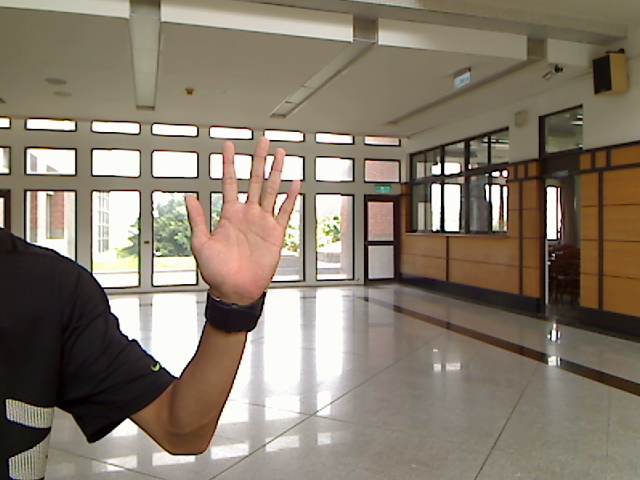
#> input picture w6/data/data1_10.bmp, 640 x 480 px
$ jupyter execute --allow-errors run.ipynb   (shell and % lines are left out)
#> lines starting #> are read from the running program, lines starting #| are printed output that depends on the picture; after the words box and inside, x2 and y2 are one past the last pixel; in counts of white or black regions, pixels touching at a corner belong together; long printed decimals are rounded
[cell 1]
import cv2
import numpy as np
import matplotlib.pyplot as plt
img = cv2.imread("data/data1_10.bmp")
#> img is the input picture: shape (480, 640, 3); mean B, G, R 108.4, 123.4, 134.5
mask = cv2.imread("data/mask1_10.bmp",0)
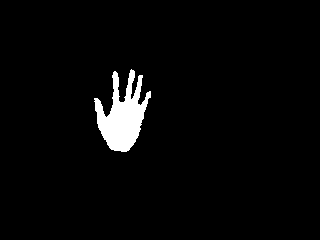
#> input picture w6/data/mask1_10.bmp, 320 x 240 px
#> mask: shape (240, 320); 3.1% white; 1 white region, box (x1, y1, x2, y2) and area: (94, 69, 151, 152) 2410
_maxH, _maxW = max(img.shape[0], mask.shape[0]), max(img.shape[1], mask.shape[1])

img = cv2.resize(img, (_maxW, _maxH), interpolation = cv2.INTER_AREA)
mask = cv2.resize(mask, (_maxW, _maxH), interpolation = cv2.INTER_AREA)
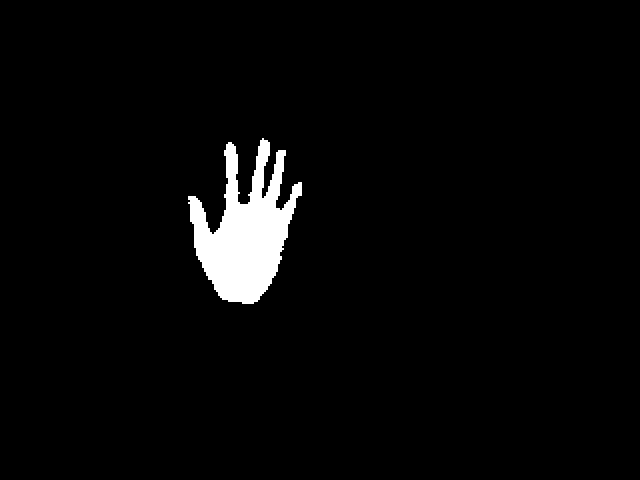
#> mask: shape (480, 640); 3.1% white; 1 white region, box (x1, y1, x2, y2) and area: (188, 138, 302, 304) 9640


img_masked = cv2.bitwise_and(img,img,mask = mask)
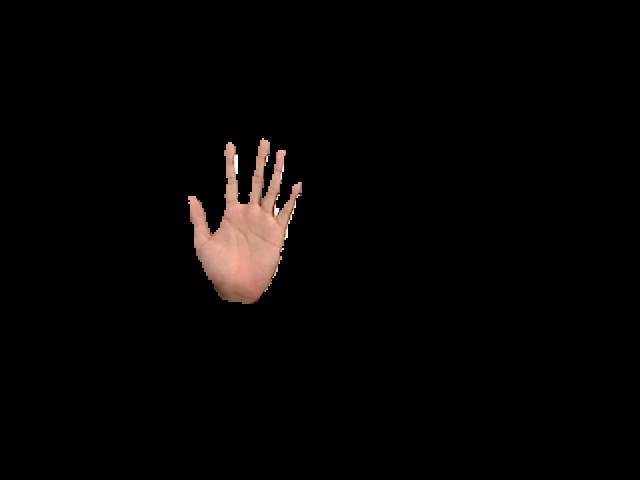
#> img_masked: shape (480, 640, 3); mean B, G, R 4, 4.6, 6.3

imgYCC = cv2.cvtColor(img, cv2.COLOR_BGR2YCR_CB)
#> imgYCC: shape (480, 640, 3); mean of channels 0, 1, 2 125, 134.8, 118.7
imgY = imgYCC[:,:,0]
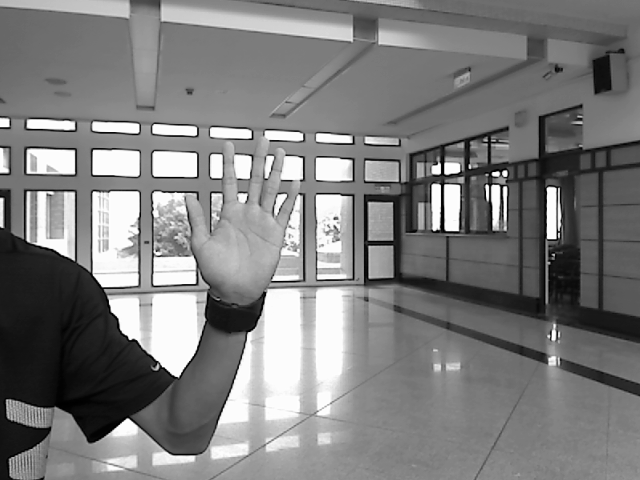
#> imgY: shape (480, 640); min 0, max 254, mean 125
imgCR = imgYCC[:,:,1]
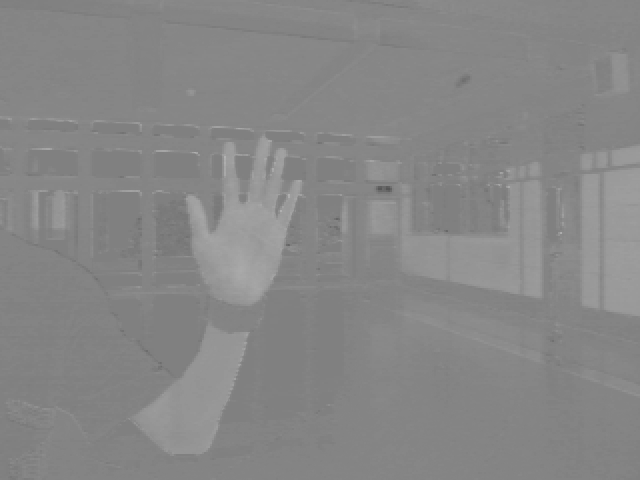
#> imgCR: shape (480, 640); min 85, max 179, mean 134.8
imgCB = imgYCC[:,:,2]
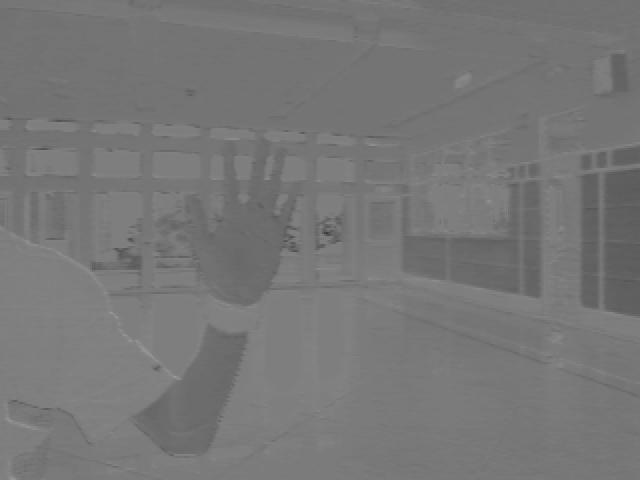
#> imgCB: shape (480, 640); min 61, max 155, mean 118.7


mask = mask/255.0
mask_ct = np.unique(mask, return_counts=True)
#> mask_ct = ([0, 1], [297560, 9640])

print(mask_ct[0])
#| [0. 1.]
p_S = mask_ct[1][0] / mask_ct[1].sum()
#> p_S = 0.969
p_NS = mask_ct[1][1] / mask_ct[1].sum()
#> p_NS = 0.0314


print(p_S, p_NS)
#| 0.9686 0.03138

[cell 2]
# count freq

img_CRCB = imgYCC[:,:,1:]
img_CRCB_2d = np.reshape(img_CRCB,(img_CRCB.shape[0]*img_CRCB.shape[1],2))
#> img_CRCB_2d = 307200 pairs, first value 85 to 179, second value 61 to 155
color, ct = np.unique(img_CRCB_2d, axis=0, return_counts=True)
#> color = 1756 pairs, first value 85 to 179, second value 61 to 155; ct = 1756 values, max 18149 at index 807, min 1 at index 3, mean 174.9
idx2d_1d = [x+y*255 for y,x in color]
#> idx2d_1d = 1756 values from 21804 to 45757

heatmap = np.zeros((255,255))
np.put(heatmap, idx2d_1d, ct)
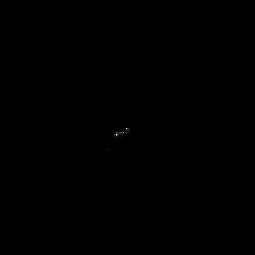
#> heatmap: shape (255, 255) float64; min 0, max 18149, mean 4.7; drawn with min black and max white
heatmap

#> (a cell that did not finish here is left out)

[cell 4]
idx2d_1d = [x+y*255 for y,x in [[2,1]]]
heatmap = np.zeros((255,255))
np.put(heatmap, idx2d_1d, ct)
#> heatmap: shape (255, 255) float64; values 0 (black) and 4 (white), 0% white in thin lines or dots, all inside (x1, y1, x2, y2) = (1, 2, 2, 3)
heatmap

[cell 5]
import pandas as pd
df = pd.DataFrame(heatmap)
#> df = table of 255 rows and 255 columns
df.to_csv("a.csv",  index=False)

[cell 6]
img_CRCB.shape
#> Out = (480, 640, 2)

[cell 7]
[x+y*img_CRCB.shape[1] for y,x in [[2,3]]]
#> Out = [1283]

[cell 8]
ct.shape
#> Out = (1756,)

[cell 9]
len(idx2d_1d)

#> (a cell that did not finish here is left out)

[cell 11]
np.unique(heatmap)
#> Out = [0, 4]

[cell 12]
import numpy as np; np.random.seed(0)
import seaborn as sns; sns.set_theme()
uniform_data = np.random.rand(10, 12)
ax = sns.heatmap(uniform_data)
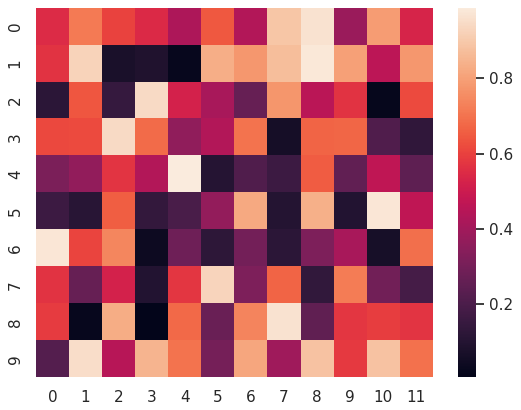
#> figure drawn by matplotlib, 2 panels

[cell 13]
uniform_data.shape

[cell 14]
np.unique(img_masked,return_counts=True)

[cell 15]
mask.shape
#> Out = (480, 640)
